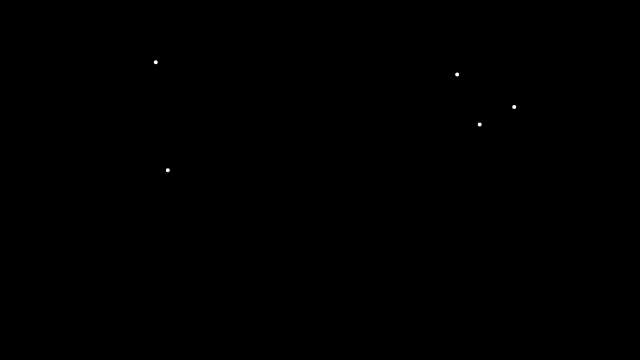
Frame 1 (no input)
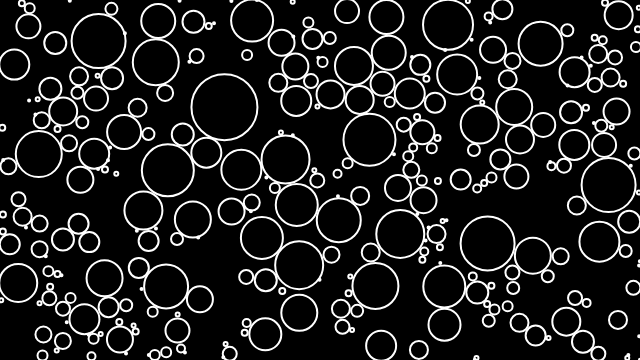
Frame 60 (no input)
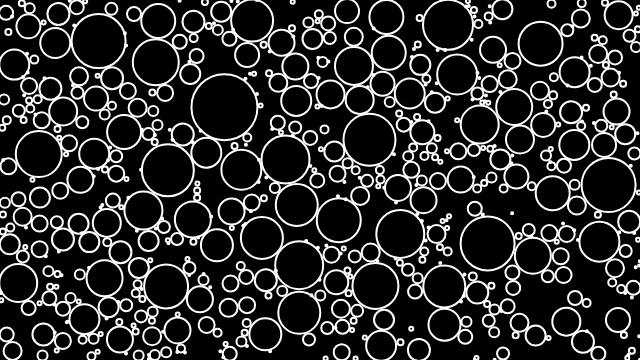
Frame 120 (the mouse pressed at the canvas centre since frame 60)

The p5.js sketch that drew these frames (run headless with seeded random() and noise() and a simulated clock; from frame 60 on, the mouse is pressed at the canvas centre):

// p5.js sketch
// ── sketch.js
var circles;

function setup() {
  createCanvas(640, 360);
  circles = [];
}

function draw() {
  background(0);
  frameRate(20)

  var total = 5;
  var count = 0;
  var attempts = 0;

  while (count < total) {
    var newC = newCircle();
    if (newC !== null) {
      circles.push(newC);
      count++;
    }
    attempts++;
    if (attempts > 100) {
      noLoop();
      console.log("finished");
      break;
    }
  }

  for (var i = 0; i < circles.length; i++) {
    var circle = circles[i];

    if (circle.growing) {
      if (circle.edges()) {
        circle.growing = false;
      } else {
        for (var j = 0; j < circles.length; j++) {
          var other = circles[j];
          if (circle !== other) {
            var d = dist(circle.x, circle.y, other.x, other.y);
            var distance = circle.r + other.r;

            if (d - 2 < distance) {
              circle.growing = false;
              break;
            }
          }
        }
      }
    }

    circle.show();
    circle.grow();
  }
}

function newCircle() {
  var x = random(width);
  var y = random(height);
  var valid = true;
  for (var i = 0; i < circles.length; i++) {
    var circle = circles[i];
    var d = dist(x, y, circle.x, circle.y);
    if (d < circle.r) {
      valid = false;
      break;
    }
  }
  if (valid) {
    return new Circle(x, y);
  } else {
    return null;
  }
}

// ── Circle.js
function Circle(x, y) {
  this.x = x;
  this.y = y;
  this.r = 1;
  this.growing = true;

  this.grow = function() {
    if (this.growing) {
      this.r += 1;
    }
  }

  this.show = function() {
    stroke(255);
    noFill();

    strokeWeight(2);
    ellipse(this.x, this.y, this.r * 2, this.r * 2);
  }

  this.edges = function() {
    return (this.x + this.r >= width || this.x - this.r <= 0 || this.y + this.r >= height || this.y - this.r <= 0)
  }
}
